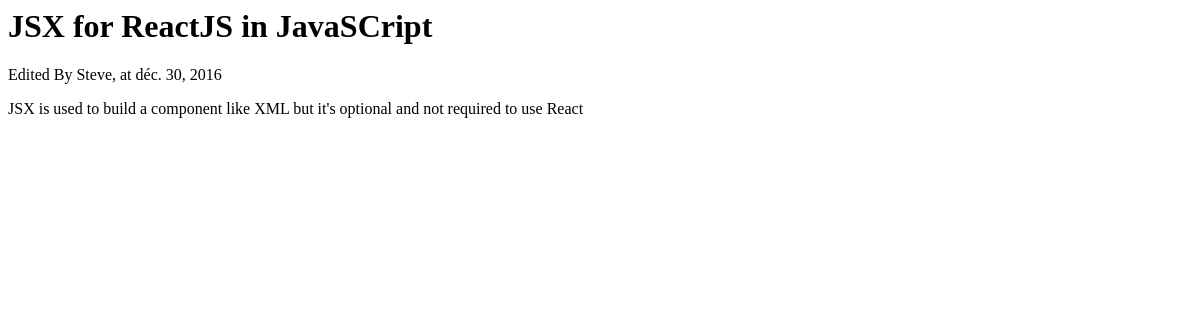
The app's page /blog/article/3, older data.
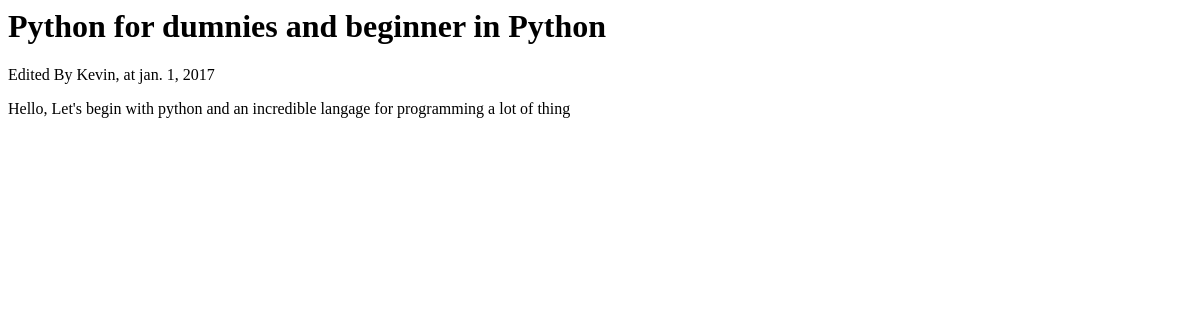
The same page, newer data.
### blog/models.py (models this page shows, shortened)
class Article(models.Model):
    title = models.CharField(max_length=100)
    author = models.CharField(max_length=42)
    slug = models.SlugField(max_length=100)
    content = models.TextField()
    date = models.DateTimeField(auto_now_add=True, auto_now=False, verbose_name='Release Date')
    category = models.ForeignKey(Category)

class Category(models.Model):
    name = models.CharField(max_length=30)

### blog/views.py (the view)
# urls.py: url(r'^article/(\d+)$', views.read, name='read'),
def read(request, article_id):
    article = get_object_or_404(Article, id=article_id)
    return render(request, 'blog/read.html', {'article': article})

### blog/templates/blog/read.html
<h1>
    {{ article.title }}
    <span class="small">
        in {{ article.category.name }}
    </span>
</h1>
<p class="infos">
    Edited By {{ article.author }}, at {{ article.date|date:"DATE_FORMAT" }}
</p>
<div class="content">
    {{ article.content|linebreaks }}
</div>

Row changes from the older to the newer data that the page shows:
changed Article: title "JSX for ReactJS" → "Python for dumnies and beginner"; category.name "JavaSCript" → "Python"; author "Steve" → "Kevin"; date "déc. 30, 2016" → "jan. 1, 2017"; content "JSX is used to build a component like XML but it's optional and not required to use React" → "Hello, Let's begin with python and an incredible langage for programming a lot of thing"
